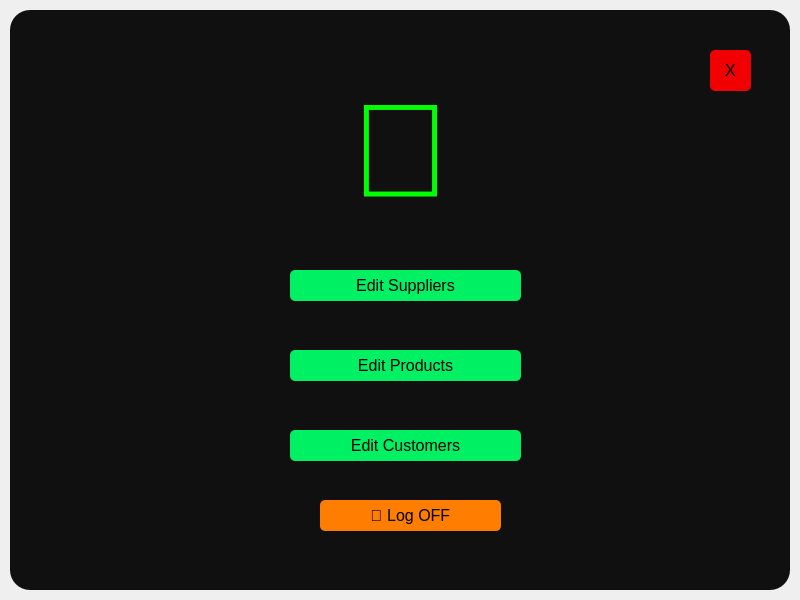
<?xml version="1.0" encoding="UTF-8"?>
<ui version="4.0">
 <class>Form</class>
 <widget class="QWidget" name="Form">
  <property name="geometry">
   <rect>
    <x>0</x>
    <y>0</y>
    <width>800</width>
    <height>600</height>
   </rect>
  </property>
  <property name="windowTitle">
   <string>Form</string>
  </property>
  <widget class="QWidget" name="widget" native="true">
   <property name="geometry">
    <rect>
     <x>10</x>
     <y>10</y>
     <width>780</width>
     <height>580</height>
    </rect>
   </property>
   <property name="styleSheet">
    <string notr="true">background-color:rgba(16,16,16,255);
border-radius:20px;</string>
   </property>
   <widget class="QLabel" name="LockImage">
    <property name="geometry">
     <rect>
      <x>0</x>
      <y>50</y>
      <width>781</width>
      <height>181</height>
     </rect>
    </property>
    <property name="font">
     <font>
      <pointsize>100</pointsize>
     </font>
    </property>
    <property name="styleSheet">
     <string notr="true">color:rgba(0,255,0,255);
align:center</string>
    </property>
    <property name="text">
     <string></string>
    </property>
    <property name="alignment">
     <set>Qt::AlignCenter</set>
    </property>
   </widget>
   <widget class="QPushButton" name="AdminEditSup">
    <property name="geometry">
     <rect>
      <x>280</x>
      <y>260</y>
      <width>231</width>
      <height>31</height>
     </rect>
    </property>
    <property name="font">
     <font>
      <family>Leelawadee UI</family>
      <pointsize>12</pointsize>
      <weight>50</weight>
      <bold>false</bold>
      <underline>false</underline>
      <strikeout>false</strikeout>
     </font>
    </property>
    <property name="styleSheet">
     <string notr="true">QPushButton#AdminEditSup{
background-color:rgba(0,240,100,255);
color:rgb(0,0,0);
border-radius:5px;
}

QPushButton#AdminEditSup:pressed{
background-color:rgba(0,255,150,255);
}
</string>
    </property>
    <property name="text">
     <string>Edit Suppliers</string>
    </property>
   </widget>
   <widget class="QPushButton" name="AdminEditPro">
    <property name="geometry">
     <rect>
      <x>280</x>
      <y>340</y>
      <width>231</width>
      <height>31</height>
     </rect>
    </property>
    <property name="font">
     <font>
      <family>Leelawadee UI</family>
      <pointsize>12</pointsize>
      <weight>50</weight>
      <bold>false</bold>
      <underline>false</underline>
      <strikeout>false</strikeout>
     </font>
    </property>
    <property name="styleSheet">
     <string notr="true">QPushButton#AdminEditPro{
background-color:rgba(0,240,100,255);
color:rgb(0,0,0);
border-radius:5px;
}

QPushButton#AdminEditPro:pressed{
background-color:rgba(0,255,150,255);
}
</string>
    </property>
    <property name="text">
     <string>Edit Products</string>
    </property>
   </widget>
   <widget class="QPushButton" name="AdminEditCus">
    <property name="geometry">
     <rect>
      <x>280</x>
      <y>420</y>
      <width>231</width>
      <height>31</height>
     </rect>
    </property>
    <property name="font">
     <font>
      <family>Leelawadee UI</family>
      <pointsize>12</pointsize>
      <weight>50</weight>
      <bold>false</bold>
      <underline>false</underline>
      <strikeout>false</strikeout>
     </font>
    </property>
    <property name="styleSheet">
     <string notr="true">QPushButton#AdminEditCus{
background-color:rgba(0,240,100,255);
color:rgb(0,0,0);
border-radius:5px;
}

QPushButton#AdminEditCus:pressed{
background-color:rgba(0,255,150,255);
}
</string>
    </property>
    <property name="text">
     <string>Edit Customers</string>
    </property>
   </widget>
   <widget class="QPushButton" name="AdminPanLogOff">
    <property name="geometry">
     <rect>
      <x>310</x>
      <y>490</y>
      <width>181</width>
      <height>31</height>
     </rect>
    </property>
    <property name="font">
     <font>
      <family>Leelawadee UI</family>
      <pointsize>12</pointsize>
      <weight>50</weight>
      <bold>false</bold>
      <underline>false</underline>
      <strikeout>false</strikeout>
     </font>
    </property>
    <property name="styleSheet">
     <string notr="true">QPushButton#AdminPanLogOff{
background-color:rgba(255,125,0,255);
color:rgb(0,0,0);
border-radius:5px;
}

QPushButton#AdminPanLogOff:pressed{
background-color:rgba(255,150,0,255);
}
</string>
    </property>
    <property name="text">
     <string> Log OFF</string>
    </property>
   </widget>
   <widget class="QPushButton" name="Close">
    <property name="geometry">
     <rect>
      <x>700</x>
      <y>40</y>
      <width>41</width>
      <height>41</height>
     </rect>
    </property>
    <property name="font">
     <font>
      <family>Leelawadee UI</family>
      <pointsize>12</pointsize>
      <weight>50</weight>
      <bold>false</bold>
      <underline>false</underline>
      <strikeout>false</strikeout>
     </font>
    </property>
    <property name="styleSheet">
     <string notr="true">QPushButton#Close{
background-color:rgba(240,0,0,255);
color:rgb(0,0,0);
border-radius:5px;
}

QPushButton#Close:pressed{
background-color:rgba(255,0,0,255);
}
</string>
    </property>
    <property name="text">
     <string>X</string>
    </property>
   </widget>
  </widget>
 </widget>
 <resources/>
 <connections/>
</ui>
